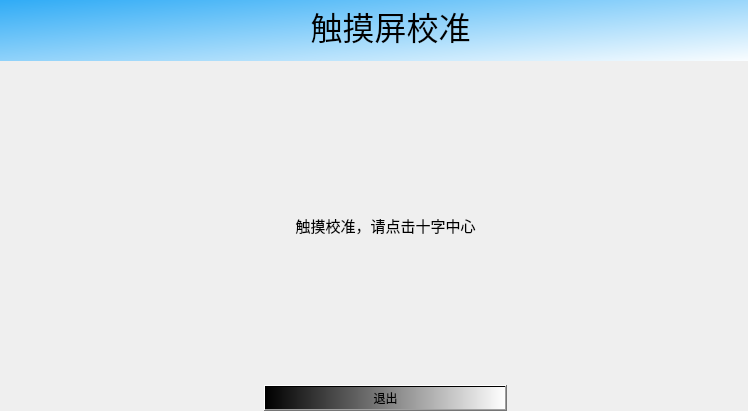
<?xml version="1.0" encoding="UTF-8"?>
<ui version="4.0">
 <class>DialogSetupTouchCheck</class>
 <widget class="QDialog" name="DialogSetupTouchCheck">
  <property name="geometry">
   <rect>
    <x>0</x>
    <y>0</y>
    <width>748</width>
    <height>411</height>
   </rect>
  </property>
  <property name="windowTitle">
   <string>Dialog</string>
  </property>
  <widget class="QWidget" name="horizontalLayoutWidget">
   <property name="geometry">
    <rect>
     <x>0</x>
     <y>0</y>
     <width>751</width>
     <height>411</height>
    </rect>
   </property>
   <layout class="QHBoxLayout" name="hLayoutMain" stretch="0">
    <property name="spacing">
     <number>0</number>
    </property>
    <property name="leftMargin">
     <number>0</number>
    </property>
    <property name="topMargin">
     <number>0</number>
    </property>
    <property name="rightMargin">
     <number>0</number>
    </property>
    <property name="bottomMargin">
     <number>0</number>
    </property>
    <item>
     <layout class="QVBoxLayout" name="verticalLayout" stretch="0">
      <property name="spacing">
       <number>0</number>
      </property>
      <property name="leftMargin">
       <number>0</number>
      </property>
      <property name="topMargin">
       <number>0</number>
      </property>
      <property name="rightMargin">
       <number>0</number>
      </property>
      <property name="bottomMargin">
       <number>0</number>
      </property>
      <item>
       <widget class="QFrame" name="frameParaments">
        <property name="styleSheet">
         <string notr="true">background-color: transparent;color:white;</string>
        </property>
        <property name="frameShape">
         <enum>QFrame::NoFrame</enum>
        </property>
        <property name="frameShadow">
         <enum>QFrame::Raised</enum>
        </property>
        <property name="lineWidth">
         <number>0</number>
        </property>
        <widget class="QWidget" name="layoutWidget_2">
         <property name="geometry">
          <rect>
           <x>0</x>
           <y>60</y>
           <width>781</width>
           <height>351</height>
          </rect>
         </property>
         <layout class="QGridLayout" name="gridLayout" rowstretch="1,0,0" columnstretch="0,0,0">
          <property name="leftMargin">
           <number>20</number>
          </property>
          <property name="topMargin">
           <number>5</number>
          </property>
          <property name="rightMargin">
           <number>30</number>
          </property>
          <property name="bottomMargin">
           <number>0</number>
          </property>
          <property name="spacing">
           <number>0</number>
          </property>
          <item row="2" column="0">
           <layout class="QHBoxLayout" name="horizontalLayout_6"/>
          </item>
          <item row="2" column="2">
           <layout class="QHBoxLayout" name="horizontalLayout_7"/>
          </item>
          <item row="0" column="0" colspan="3">
           <widget class="QLabel" name="label_3">
            <property name="font">
             <font>
              <pointsize>11</pointsize>
             </font>
            </property>
            <property name="styleSheet">
             <string notr="true">color: black;</string>
            </property>
            <property name="text">
             <string>触摸校准，请点击十字中心</string>
            </property>
            <property name="alignment">
             <set>Qt::AlignCenter</set>
            </property>
           </widget>
          </item>
          <item row="1" column="1">
           <widget class="QPushButton" name="pushButton_3">
            <property name="styleSheet">
             <string notr="true">background: rgba(255,255,255,0);
background-color: qlineargradient(spread:pad, x1:0, y1:0, x2:1, y2:0, stop:0 rgba(0, 0, 0, 255), stop:1 rgba(255, 255, 255, 255));
color: black;</string>
            </property>
            <property name="text">
             <string>退出</string>
            </property>
           </widget>
          </item>
          <item row="2" column="1">
           <layout class="QHBoxLayout" name="horizontalLayout_15">
            <property name="rightMargin">
             <number>0</number>
            </property>
           </layout>
          </item>
         </layout>
        </widget>
        <widget class="QLabel" name="label">
         <property name="geometry">
          <rect>
           <x>0</x>
           <y>-10</y>
           <width>781</width>
           <height>71</height>
          </rect>
         </property>
         <property name="font">
          <font>
           <pointsize>24</pointsize>
          </font>
         </property>
         <property name="styleSheet">
          <string notr="true">color: black;
background-color:  qlineargradient(spread:pad, x1:0, y1:0, x2:1, y2:1, stop:0 #20A5F5, stop:1 #FFFFFF);</string>
         </property>
         <property name="text">
          <string>触摸屏校准</string>
         </property>
         <property name="alignment">
          <set>Qt::AlignCenter</set>
         </property>
        </widget>
       </widget>
      </item>
     </layout>
    </item>
   </layout>
  </widget>
 </widget>
 <resources/>
 <connections/>
</ui>
